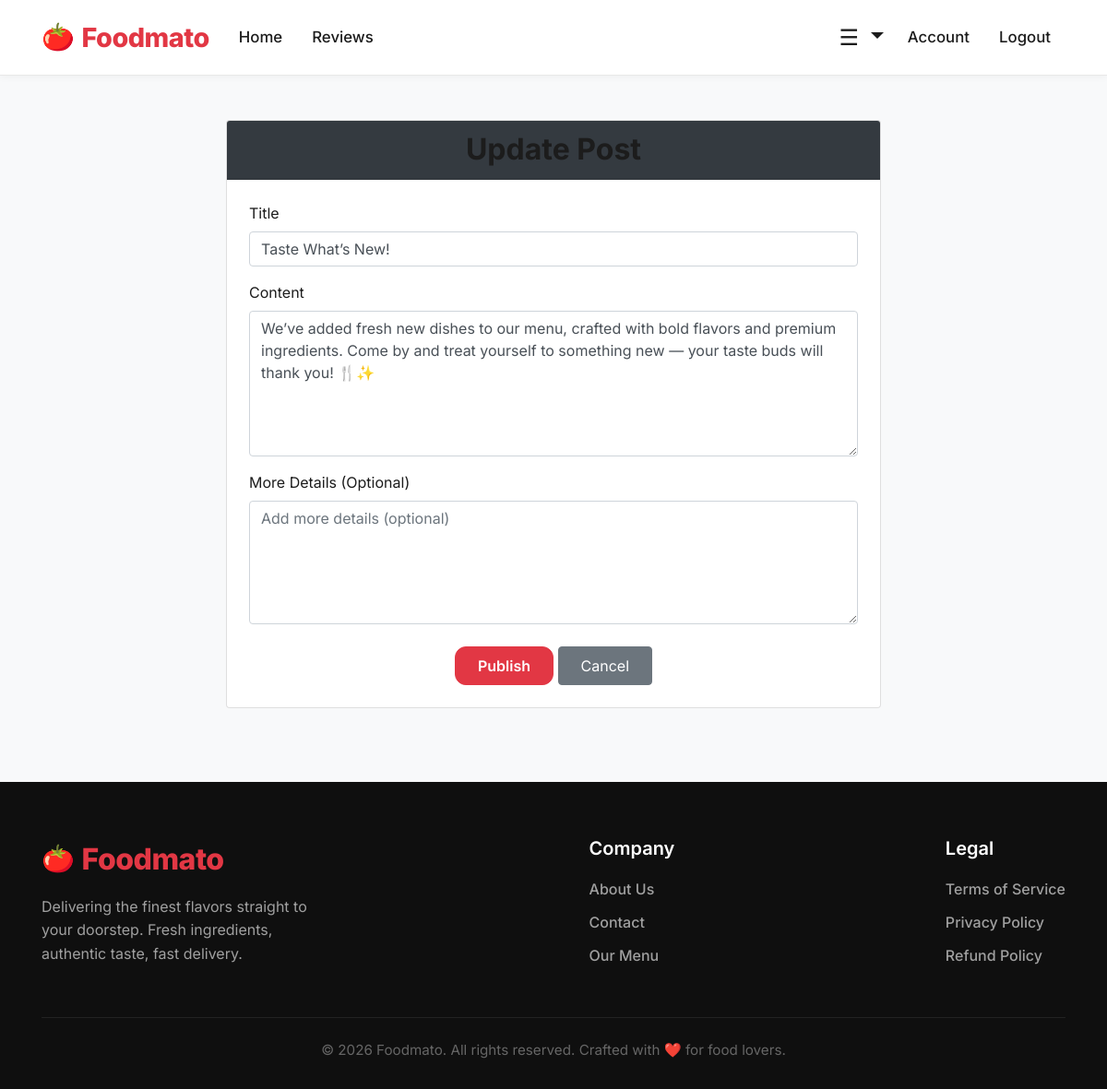
Screenshot of /post/1/update (signed in) with the database file from the repository.
### foodMenuWebsite/models.py (models this page shows, shortened)
class Post(db.Model):
    id = db.Column(db.Integer, primary_key=True)
    title = db.Column(db.String(100), nullable=False)
    date_posted = db.Column(db.DateTime, nullable=False, default=datetime.utcnow)
    content = db.Column(db.Text, nullable=False)
    details = db.Column(db.Text)
    user_id = db.Column(db.Integer, db.ForeignKey('user.id'), nullable=False)

### foodMenuWebsite/routes.py (the view)
@app.route('/post/<int:post_id>/update', methods=['GET', 'POST'])
@login_required
def update_post(post_id):
    form = PostForm()
    post = Post.query.get_or_404(post_id)
    if post.author != current_user:
        abort(403)
    if form.validate_on_submit():
       post.title = form.title.data
       post.content = form.content.data
       post.author = current_user
       db.session.commit()
       flash('Your post has been updated!', 'success')
       return redirect(url_for('all_posts', post_id = post.id))
    elif request.method == 'GET':
        form.title.data = post.title
        form.content.data = post.content
    form.title.data = post.title
    form.content.data = post.content
    return render_template('create_post.html', title='Update Post', form=form, legend = 'Update Post')

### foodMenuWebsite/forms.py
class PostForm(FlaskForm):
    title = StringField('Title', validators=[DataRequired(), Length(min=2, max=200)])
    content = TextAreaField('Content', validators=[Optional(),Length(max=1000)])
    details = TextAreaField('More Details (Optional)', validators=[Optional(),Length(max=10000)])
    submit = SubmitField('Publish')

### foodMenuWebsite/models.py (called while the page is built)
@login_manager.user_loader
def load_user(user_id):
  return User.query.get(int(user_id))

### foodMenuWebsite/templates/create_post.html (shortened to what this page needs)
{% extends "base.html" %}
{% block content %}
<div class="container mt-5">
  <div class="row justify-content-center">
    <div class="col-md-8">
      <div class="card shadow-sm rounded-4">
        <div class="card-header bg-dark text-white text-center rounded-top-4">
          <h2 class="mb-0">{{ legend if legend else 'Create a New Post' }}</h2>
        </div>
        <div class="card-body p-4">
          <form method="POST" action="">
            <div class="form-group mb-3">
              {{ form.title.label(class="form-label fw-semibold") }}
              {% if form.title.errors %}
                {{ form.title(class="form-control is-invalid", placeholder="Enter post title") }}
                <div class="invalid-feedback">
                  {% for error in form.title.errors %}
                    <span>{{ error }}</span>
                  {% endfor %}
                </div>
              {% else %}
                {{ form.title(class="form-control", placeholder="Enter post title") }}
              {% endif %}
            </div>
            <div class="form-group mb-3">
              {{ form.content.label(class="form-label fw-semibold") }}
              {% if form.content.errors %}
                {{ form.content(class="form-control is-invalid", rows="6", placeholder="Write your post content here...") }}
                <div class="invalid-feedback">
                  {% for error in form.content.errors %}
                    <span>{{ error }}</span>
                  {% endfor %}
                </div>
              {% else %}
                {{ form.content(class="form-control", rows="6", placeholder="Write your post content here...") }}
              {% endif %}
            </div>
            <div class="form-group mb-3">
              {{ form.details.label(class="form-label fw-semibold") }}
              {% if form.details.errors %}
                {{ form.details(class="form-control is-invalid", rows="5", placeholder="Add more details (optional)") }}
                <div class="invalid-feedback">
                  {% for error in form.details.errors %}
                    <span>{{ error }}</span>
                  {% endfor %}
                </div>
              {% else %}
                {{ form.details(class="form-control", rows="5", placeholder="Add more details (optional)") }}
              {% endif %}
            </div>
            <div class="text-center mt-4">
              {{ form.submit(class="btn btn-primary px-4 py-2") }}
              <a href="{{ url_for('all_posts') }}" class="btn btn-secondary px-4 py-2 ms-2">Cancel</a>
            </div>
          </form>
        </div>
      </div>
    </div>
  </div>
</div>
{% endblock content %}

### foodMenuWebsite/static/style.css (style rules this page uses)
:root { --primary-color: #E23744; --primary-hover: #D12532; --bg-color: #f8f9fa; --surface-color: #ffffff; --text-color: #1c1c1c; --text-muted: #6b6b6b; --border-color: #e8e8e8; --shadow-sm: 0 2px 8px rgba(0, 0, 0, 0.04); --shadow-md: 0 4px 16px rgba(0, 0, 0, 0.08); --shadow-lg: 0 8px 24px rgba(0, 0, 0, 0.12); --radius-sm: 8px; --radius-md: 12px; --radius-lg: 16px; --radius-pill: 50px; --transition: all 0.3s ease; }
body { font-family: 'Inter', sans-serif; background-color: var(--bg-color); color: var(--text-color); -webkit-font-smoothing: antialiased; }
h1, h2, h3, h4, h5, h6 { font-weight: 700; color: var(--text-color); }
a { transition: var(--transition); text-decoration: none; }
.btn-primary, .btn-custom { background-color: var(--primary-color) !important; border-color: var(--primary-color) !important; color: #fff !important; font-weight: 600; padding: 10px 24px; border-radius: var(--radius-md); transition: var(--transition); }
.card-body { padding: 24px; flex-grow: 1; }

### rows the page displays
Post: title "Taste What’s New!", content "We’ve added fresh new dishes to our menu, crafted with bold flavors and premium ingredients. Come by and treat yourself to something new — your taste buds will thank you! 🍴✨"

### other values shown
{{ legend if legend else 'Create a New Post' }} "Update Post"
